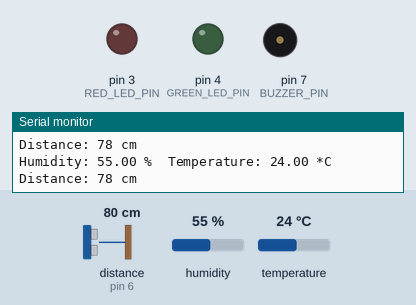
This program was run on a simulated Arduino Uno, built with avr-gcc and run on an emulated ATmega328P. On the bench: output pins drawn as LEDs (lit = HIGH), buzzer (waves = sounding, pin HIGH), the last lines printed to the serial monitor. Wiring (inferred from the names in the program): ultrasonic range finder: trigger pin 5; echo pin 6. The test bench sets the inputs (shaded band); at power-on: distance to the obstacle (sensor on pin 6) 80 cm, humidity 55 %, temperature 24 °C. The echo pulse lasts 58.3 µs per cm; pins used as bus, display or sensor lines are not drawn.

Above: at 2.8 s.
2.9 s: distance to the obstacle (sensor on pin 6) set to 12 cm
5.6 s: distance to the obstacle (sensor on pin 6) set to 9 cm
At 7.3 s:
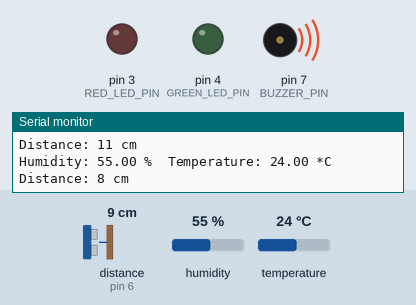
8.3 s: humidity set to 59 %
11.3 s: humidity set to 62 %
At 13.4 s:
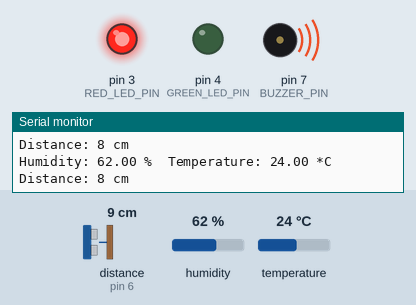
14.0 s: temperature set to 27 °C
At 14.7 s:
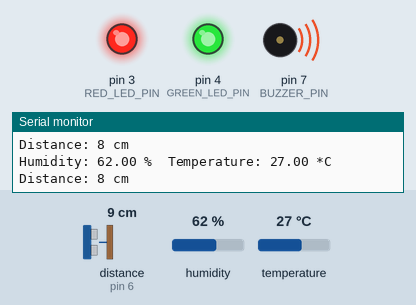
16.7 s: distance to the obstacle (sensor on pin 6) set to 18 cm
At 19.7 s:
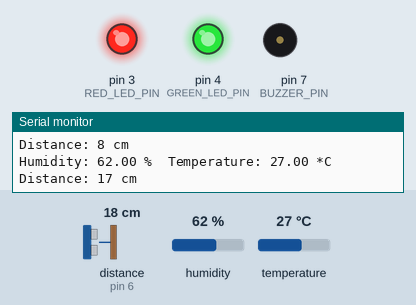
Timing chart, 0 to 20.7 s (numbered marks = the images above; inputs shaded):
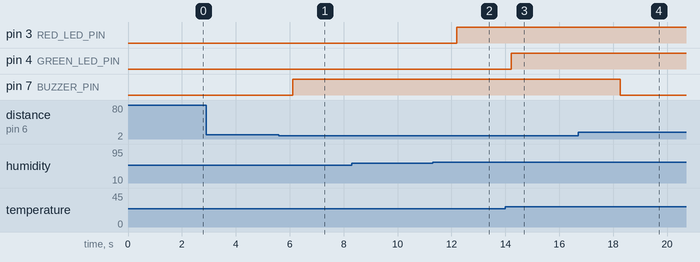

The program:

main.cpp
```cpp
#include <Arduino.h>
#include <DHT.h>

// Define the pins for the DHT sensor, LEDs, ultrasonic sensor, and buzzer
#define DHTPIN 2      // DHT sensor pin
#define DHTTYPE DHT11 // DHT 11
#define RED_LED_PIN 3
#define GREEN_LED_PIN 4
#define TRIG_PIN 5   // Ultrasonic sensor trigger pin
#define ECHO_PIN 6   // Ultrasonic sensor echo pin
#define BUZZER_PIN 7 // Buzzer pin

// Initialize the DHT sensor
DHT dht(DHTPIN, DHTTYPE);

// Function declarations
int myFunction(int, int);
long readUltrasonicDistance(int triggerPin, int echoPin);

void setup()
{
  // Initialize serial communication
  Serial.begin(9600);

  // Initialize the DHT sensor
  dht.begin();

  // Initialize the LED pins as outputs
  pinMode(RED_LED_PIN, OUTPUT);
  pinMode(GREEN_LED_PIN, OUTPUT);

  // Initialize the ultrasonic sensor pins
  pinMode(TRIG_PIN, OUTPUT);
  pinMode(ECHO_PIN, INPUT);

  // Initialize the buzzer pin as output
  pinMode(BUZZER_PIN, OUTPUT);

  // Example function call
  int result = myFunction(2, 3);
}

void loop()
{
  // Read temperature and humidity
  float humidity = dht.readHumidity();
  float temperature = dht.readTemperature();

  // Check if any reads failed and exit early (to try again).
  if (isnan(humidity) || isnan(temperature))
  {
    Serial.println("Failed to read from DHT sensor!");
    return;
  }

  // Print the temperature and humidity to the Serial Monitor
  Serial.print("Humidity: ");
  Serial.print(humidity);
  Serial.print(" %\t");
  Serial.print("Temperature: ");
  Serial.print(temperature);
  Serial.println(" *C");

  // Control the LEDs based on temperature and humidity
  if (humidity > 60)
  {
    digitalWrite(RED_LED_PIN, HIGH); // Turn on red LED
  }
  else
  {
    digitalWrite(RED_LED_PIN, LOW); // Turn off red LED
  }

  if (temperature > 25)
  {
    digitalWrite(GREEN_LED_PIN, HIGH); // Turn on green LED
  }
  else
  {
    digitalWrite(GREEN_LED_PIN, LOW); // Turn off green LED
  }

  // Read distance from ultrasonic sensor
  long distance = readUltrasonicDistance(TRIG_PIN, ECHO_PIN);

  // Print the distance to the Serial Monitor
  Serial.print("Distance: ");
  Serial.print(distance);
  Serial.println(" cm");

  // Control the buzzer based on distance
  if (distance < 10)
  {                                 // Threshold distance in cm
    digitalWrite(BUZZER_PIN, HIGH); // Turn on buzzer
  }
  else
  {
    digitalWrite(BUZZER_PIN, LOW); // Turn off buzzer
  }

  // Wait a few seconds between measurements
  delay(2000);
}

// Function definitions
int myFunction(int x, int y)
{
  return x + y;
}

long readUltrasonicDistance(int triggerPin, int echoPin)
{
  // Send a 10us pulse to trigger the ultrasonic sensor
  digitalWrite(triggerPin, LOW);
  delayMicroseconds(2);
  digitalWrite(triggerPin, HIGH);
  delayMicroseconds(10);
  digitalWrite(triggerPin, LOW);

  // Read the echo pin and calculate the distance
  long duration = pulseIn(echoPin, HIGH);
  long distance = duration * 0.034 / 2; // Convert to cm
  return distance;
}
```

Measured:
- the behaviour switches between 11 and 10 cm on distance to the obstacle (sensor on pin 6) (found by bisection; images 0 and 1)
- the behaviour switches between 60 and 61 % on humidity (found by bisection; images 1 and 2)
- the behaviour switches between 25 and 26 °C on temperature (found by bisection; images 2 and 3)
- after the input at 5.6 s, pin 7 (BUZZER_PIN): LOW → HIGH after 0.51 s
- after the input at 11.3 s, pin 3 (RED_LED_PIN): LOW → HIGH after 0.89 s
- after the input at 14.0 s, pin 4 (GREEN_LED_PIN): LOW → HIGH after 0.21 s
- after the input at 16.7 s, pin 7 (BUZZER_PIN): HIGH → LOW after 1.6 s
